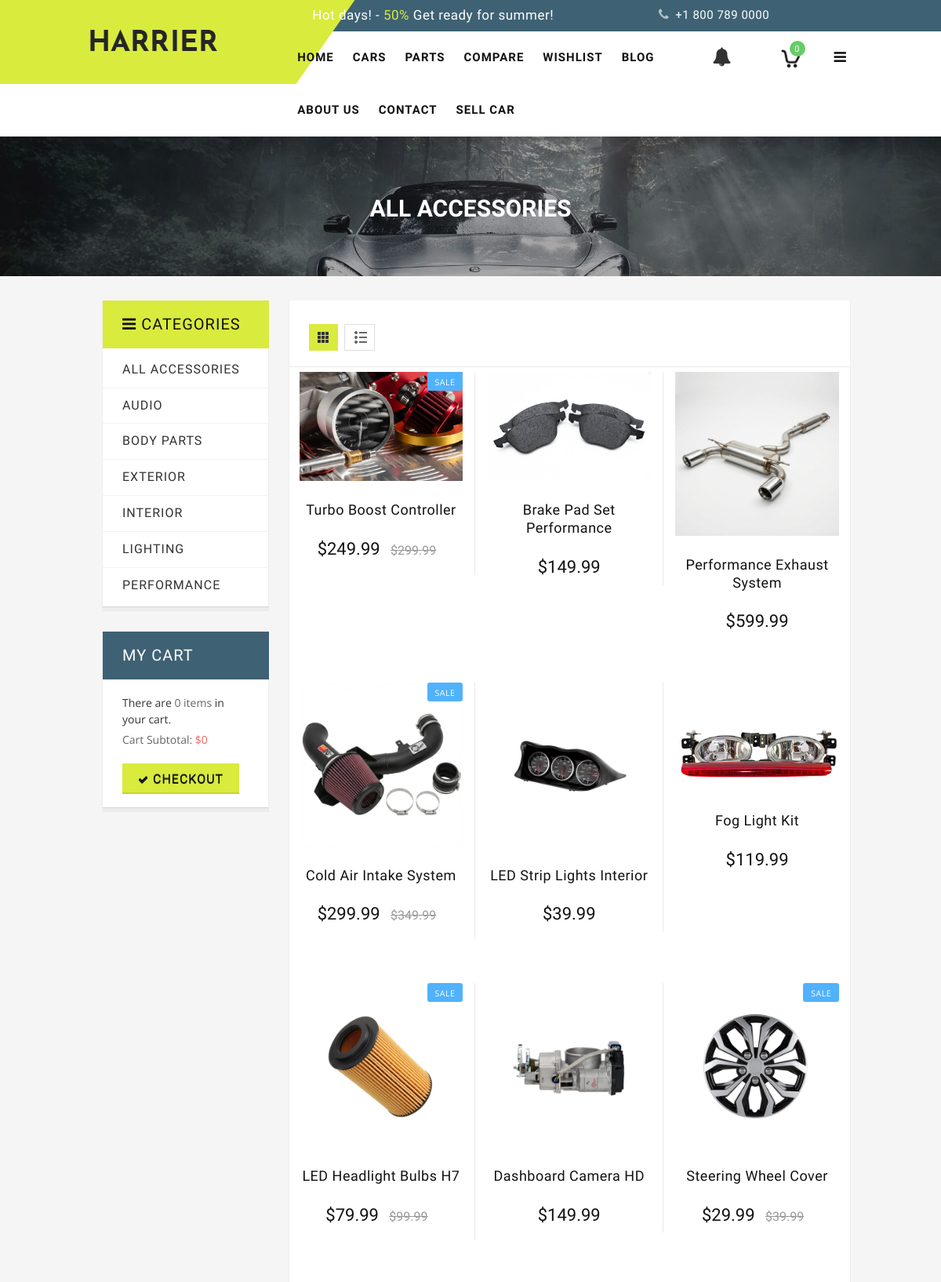
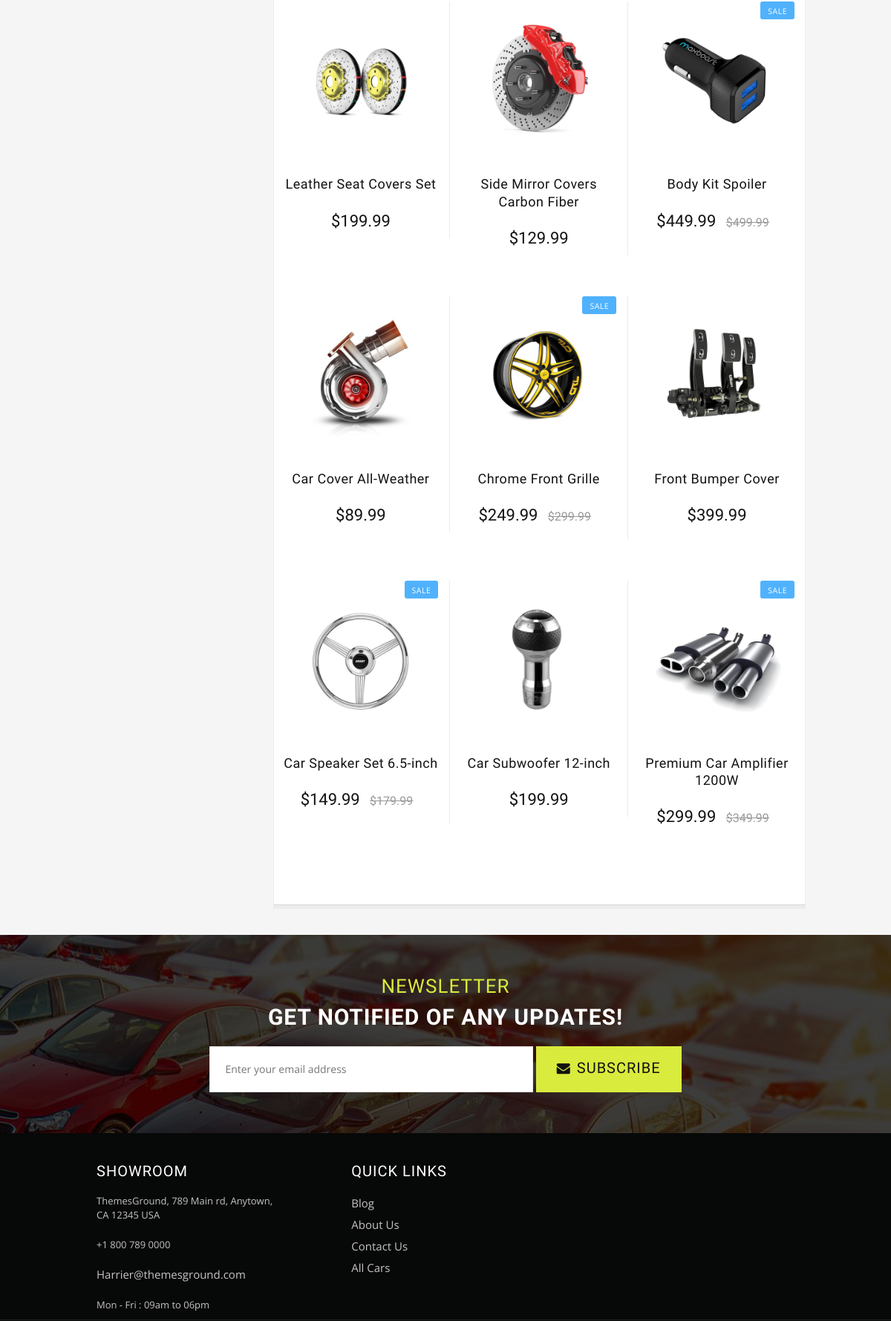
Screenshot of /accessories/ (upper part) with the database file from the repository (2 pictures, top to bottom).
### car_stor/models.py (models this page shows, shortened)
class Accessory(models.Model):
    seller = models.ForeignKey(User, on_delete=models.CASCADE, related_name='accessories', null=True, blank=True)
    category = models.ForeignKey(Category, on_delete=models.SET_NULL, null=True, blank=True, related_name='accessories')
    title = models.CharField(max_length=200)
    image = models.ImageField(upload_to='accessories/')
    price = models.DecimalField(max_digits=10, decimal_places=2)
    old_price = models.DecimalField(max_digits=10, decimal_places=2, blank=True, null=True)
    description = models.TextField()
    created_at = models.DateTimeField(auto_now_add=True)
    class Meta:
        verbose_name_plural = "Accessories"

class Category(models.Model):
    name = models.CharField(max_length=100)
    image = models.ImageField(upload_to='categories/', blank=True, null=True)
    class Meta:
        verbose_name_plural = "Categories"

### car_stor/views.py (the view)
# urls.py: path('accessories/', views.grid, name='grid'),
def grid(request, category_id=None):
    accessories = Accessory.objects.all().order_by('-created_at')
    categories = Category.objects.exclude(name='Cars')
    selected_category = None
    if category_id:
        selected_category = get_object_or_404(Category, id=category_id)
        accessories = accessories.filter(category=selected_category)
    return render(request, 'grid.html', {
        'accessories': accessories,
        'categories': categories,
        'selected_category': selected_category,
        'active_page': 'accessories'
    })

### car_stor/context_processors.py (called while the page is built, shortened)
def car_cart(request):
    return {
        'cart_item_count': 0,
        'cart_subtotal': 0,
        'current_cart': None,
        'unread_notification_count': 0,
        'latest_notifications': []
    }

### car_stor/templates/grid.html (shortened to what this page needs)
{% extends 'base.html' %}
{% load static %}
{% block content %}
<div class="page-heading">
  <div class="page-title">
    <h2>
      {% if selected_category %}
      {{ selected_category.name|upper }} ACCESSORIES
      {% else %}
      ALL ACCESSORIES
      {% endif %}
    </h2>
  </div>
</div>
<section class="main-container col2-left-layout bounceInUp animated">
  <div class="container">
    <div class="row">
      <div class="col-main col-sm-9 col-sm-push-3 product-grid">
        <div class="pro-coloumn">
          <article class="col-main">
            <div class="toolbar">
              <div class="sorter">
                <div class="view-mode">
                  <span title="Grid" class="button button-active button-grid">&nbsp;</span>
                  <a href="{% url 'list1' %}{% if selected_category %}/category/{{ selected_category.id }}/{% endif %}"
                    title="List" class="button-list">&nbsp;</a>
                </div>
              </div>
            </div>
            <div class="category-products">
              <ul class="products-grid">
                {% for item in accessories %}
                <li class="item col-lg-4 col-md-4 col-sm-6 col-xs-6">
                  <div class="item-inner">
                    <div class="item-img">
                      <div class="item-img-info">
                        <a href="{% url 'accessory_detail' item.id %}" class="product-image">
                        </a>
                        {% if item.old_price %}
                        <div class="sale-label sale-top-left">Sale</div>
                        {% endif %}
                      </div>
                    </div>
                    <div class="item-info">
                      <div class="info-inner">
                        <div class="item-title">
                          <a href="{% url 'accessory_detail' item.id %}" title="{{ item.title }}">{{ item.title }}</a>
                        </div>
                        <div class="item-content">
                          <div class="item-price">
                            <div class="price-box">
                              <span class="regular-price"><span class="price">${{ item.price }}</span></span>
                              {% if item.old_price %}
                              <p class="old-price">
                                <span class="price">${{ item.old_price }}</span>
                              </p>
                              {% endif %}
                            </div>
                          </div>
                        </div>
                      </div>
                    </div>
                  </div>
                </li>
                {% empty %}
                <div class="col-xs-12">
                  <p class="text-center" style="padding: 50px 0;">No accessories found in this category.</p>
                </div>
                {% endfor %}
              </ul>
            </div>
          </article>
        </div>
      </div>
      {% include 'includes/_sidebar.html' %}
    </div>
  </div>
</section>
{% endblock %}

### car_stor/templates/includes/_sidebar_acc.html
<li>
    <a href="{% url 'grid' %}" class="{% if not selected_category %}active{% endif %}">
        All Accessories
    </a>
</li>
{% for cat in categories %}
<li>
    <a href="{% url 'grid_category' cat.id %}"
        class="{% if selected_category and selected_category.id == cat.id %}active{% endif %}">
        {{ cat.name }}
    </a>
</li>
{% endfor %}

### car_stor/static/stylesheet/responsive.css (style rules this page uses)
@media (min-width: 992px) and (max-width: 1239px) { .page-title h2 { font-size:30px; } }
@media (min-width: 992px) and (max-width: 1239px) { .category-products { overflow: hidden; padding: 0px 13px 0px 13px; } }

### car_stor/templates/grid.html (style rules this page uses)
@media (min-width: 992px) { .products-grid>.item:nth-child(3n+1) { clear: left; } }

### rows the page displays
Accessory: shows "SALE", title "Turbo Boost Controller", price "249.99", old_price "299.99"
Accessory: title "Brake Pad Set Performance", price "149.99"
Accessory: title "Performance Exhaust System", price "599.99"
Accessory: shows "SALE", title "Cold Air Intake System", price "299.99", old_price "349.99"
Accessory: title "LED Strip Lights Interior", price "39.99"
Accessory: title "Fog Light Kit", price "119.99"
Accessory: shows "SALE", title "LED Headlight Bulbs H7", price "79.99", old_price "99.99"
Accessory: title "Dashboard Camera HD", price "149.99"
Accessory: shows "SALE", title "Steering Wheel Cover", price "29.99", old_price "39.99"
Accessory: title "Leather Seat Covers Set", price "199.99"
Accessory: title "Side Mirror Covers Carbon Fiber", price "129.99"
Accessory: shows "SALE", title "Body Kit Spoiler", price "449.99", old_price "499.99"
Accessory: title "Car Cover All-Weather", price "89.99"
Accessory: shows "SALE", title "Chrome Front Grille", price "249.99", old_price "299.99"
Accessory: title "Front Bumper Cover", price "399.99"
Accessory: shows "SALE", title "Car Speaker Set 6.5-inch", price "149.99", old_price "179.99"
Accessory: title "Car Subwoofer 12-inch", price "199.99"
Accessory: shows "SALE", title "Premium Car Amplifier 1200W", price "299.99", old_price "349.99"
Category: name "AUDIO"
Category: name "BODY PARTS"
Category: name "EXTERIOR"
Category: name "INTERIOR"
Category: name "LIGHTING"
Category: name "PERFORMANCE"

### other values shown
{{ cart_item_count }} "0"
{{ cart_subtotal }} "0"
